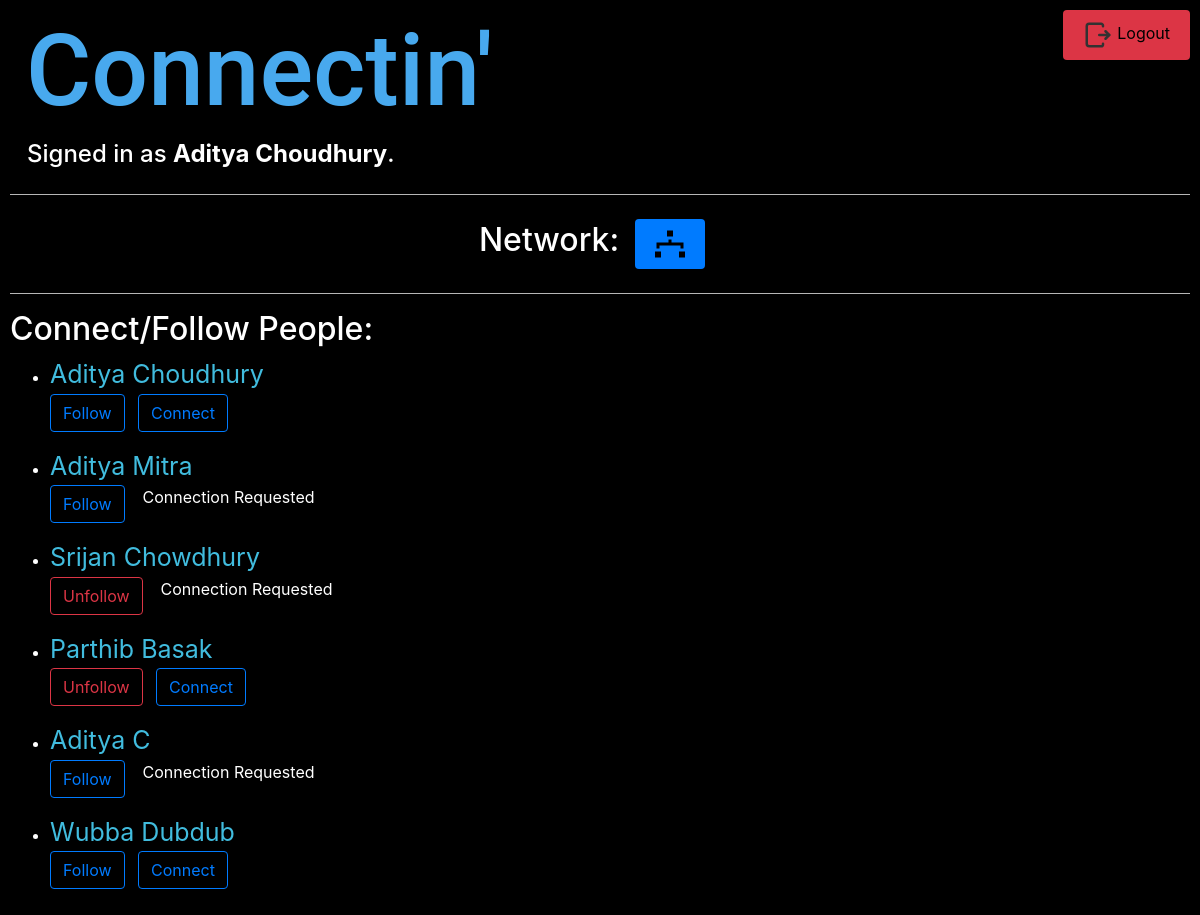
Page /addconnection (signed in) on the earlier database version.
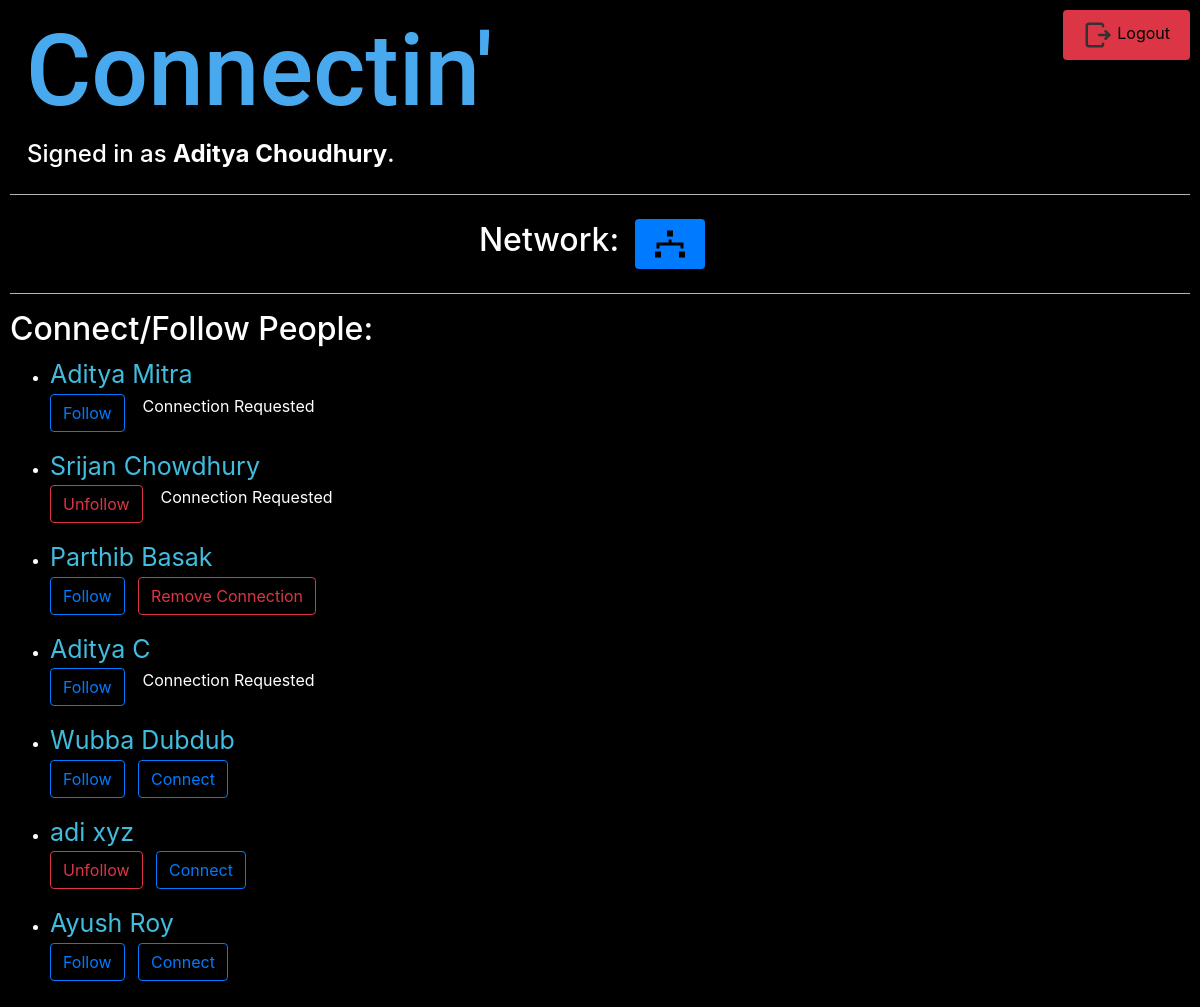
Same page on the later database version.
### lprofile/models.py (models this page shows, shortened)
class profile1(models.Model):
    profowner=models.ForeignKey(User,on_delete=models.CASCADE,blank=True,null=True,related_name="profowner")
    role=models.CharField(max_length=10,default='Neither')
    profimg=models.ImageField(null=True,blank=True,upload_to="media/profimages")
    cv=models.FileField(null=True,blank=True,upload_to="media/cvfiles")
    about=models.CharField(max_length=300,blank=True)
    follower=models.ManyToManyField(User,related_name="follower",blank=True)
    followers=models.ManyToManyField(User,related_name="followers",blank=True)
    connections=models.ManyToManyField(User,related_name="connections",blank=True)
    requests=models.ManyToManyField(User,related_name="requests",blank=True)

### lprofile/views.py (the view)
# urls.py: path("addconnection",views.addc, name="addc"),
def addc(request):
    me=profile1.objects.get(profowner=request.user)
    profiles=profile1.objects.all().exclude(profowner=request.user)
    return render(request,'lprofile/addc.html',{
        'users':profiles,
        'me':me,
        'mef':me.follower.all(),
        'mec':me.connections.all(),
        'mer':me.requests.all()
    })

### lprofile/templates/lprofile/addc.html (shortened to what this page needs)
{% extends "lprofile/layout.html" %}
{% block body %}
    <div class="d-flex justify-content-center">
    <div style="padding-top: 10px;"><h2>Network:</h2></div>
    <div>
    <a class="nav-link" href="{% url 'followings' uname=request.user %}">
        <button class="btn btn-primary">
        </button>
    </a>
    </div>
    </div>
    <hr>
    <div class="d-flex justify-content-center">
    <div class="child">
    <h2>Connect/Follow People:</h2>
    {% for i in users %}
        <ul>
            <li>
                <a href="{% url 'profile1' uname=i.profowner %}" style="font-size: 25px;">{{ i.profowner.first_name }} {{ i.profowner.last_name }}</a>
                <ul class="nav">
                    {% if i.profowner not in mef %}
                        <li class="nav-item">
                        <form action="{% url 'follow' uname=i.profowner %}" method="POST">
                            <button class="btn btn-outline-primary">Follow</button>
                        </form>
                        </li>&nbsp;&nbsp;&nbsp;
                        {% if i.profowner not in mec %}
                            {% if request.user in i.requests.all %}
                                Connection Requested
                            {% else %}
                                <li class="nav-item">
                                <form action="{% url 'connect' uname=i.profowner %}" method="POST">
                                    <button class="btn btn-outline-primary">Connect</button>
                                </form>
                                </li>
                            {% endif %}
                        {% else %}
                            <li class="nav-item">
                            <form action="{% url 'disconnect' uname=i.profowner %}" method="POST">
                                <button class="btn btn-outline-danger">Remove Connection</button>
                            </form>
                            </li>
                        {% endif %}
                    {% else %}
                        <li class="nav-item">
                        <form action="{% url 'unfollow' uname=i.profowner %}" method="POST">
                            <button class="btn btn-outline-danger">Unfollow</button>
                        </form>
                        </li>&nbsp;&nbsp;&nbsp;
                        {% if i.profowner not in mec %}
                            {% if request.user in i.requests.all %}
                                Connection Requested
                            {% else %}
                                <li class="nav-item">
                                <form action="{% url 'connect' uname=i.profowner %}" method="POST">
                                    <button class="btn btn-outline-primary">Connect</button>
                                </form>
                                </li>
                            {% endif %}
                        {% endif %}
                    {% endif %}
                </ul>
            </li>
        </ul>
    {% endfor %}
    </div>
    <div class="child">
    </div>
    </div>
{% endblock %}

Differences in the rows shown:
removed profile1: profowner.first_name "Aditya", profowner.last_name "Choudhury", shows "Follow", shows "Connect"
changed profile1 "Parthib": text "Unfollow Connect" → "Follow Remove Connection"
added profile1: profowner.first_name "adi", profowner.last_name "xyz", shows "Unfollow", shows "Connect"
added profile1: profowner.first_name "Ayush", profowner.last_name "Roy", shows "Follow", shows "Connect"
